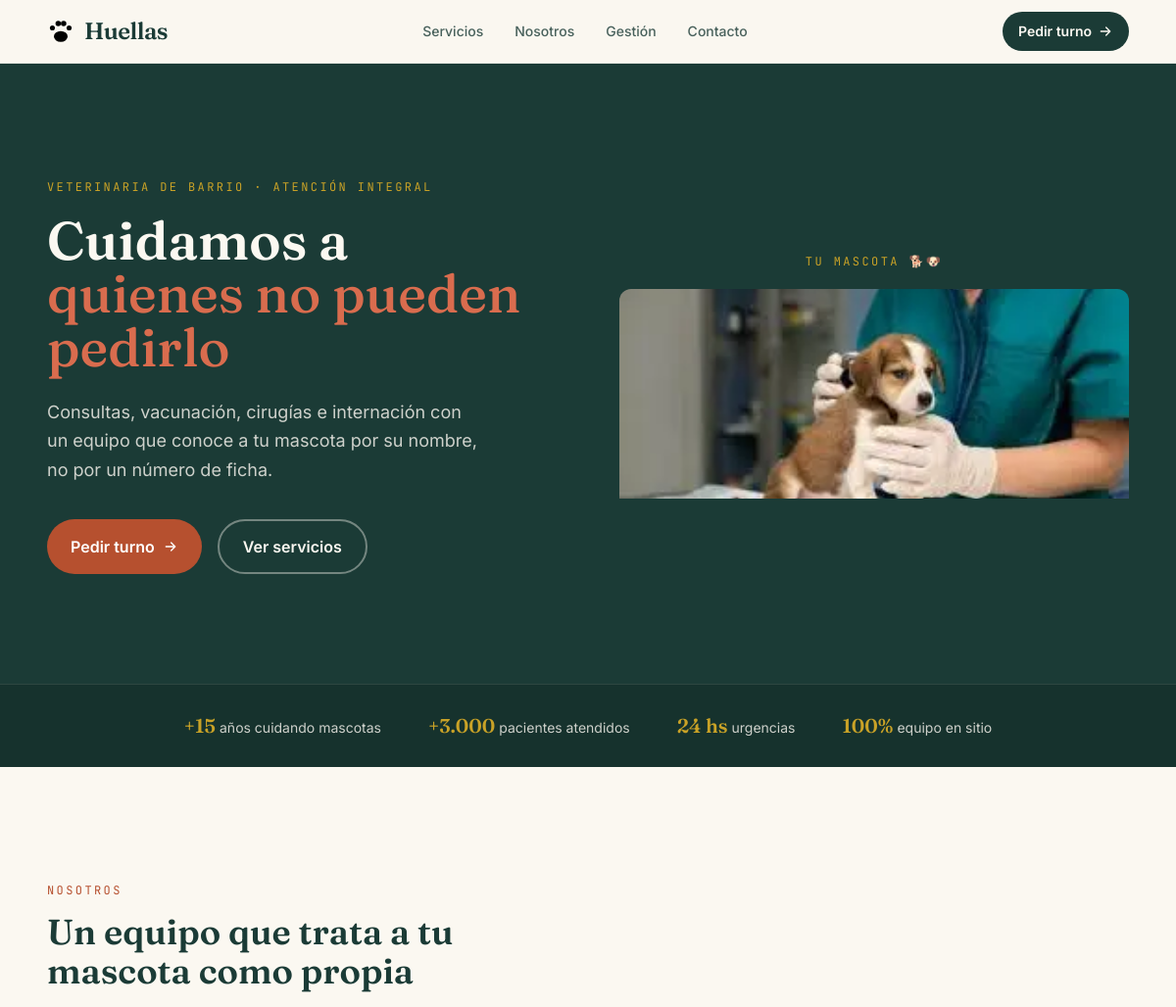
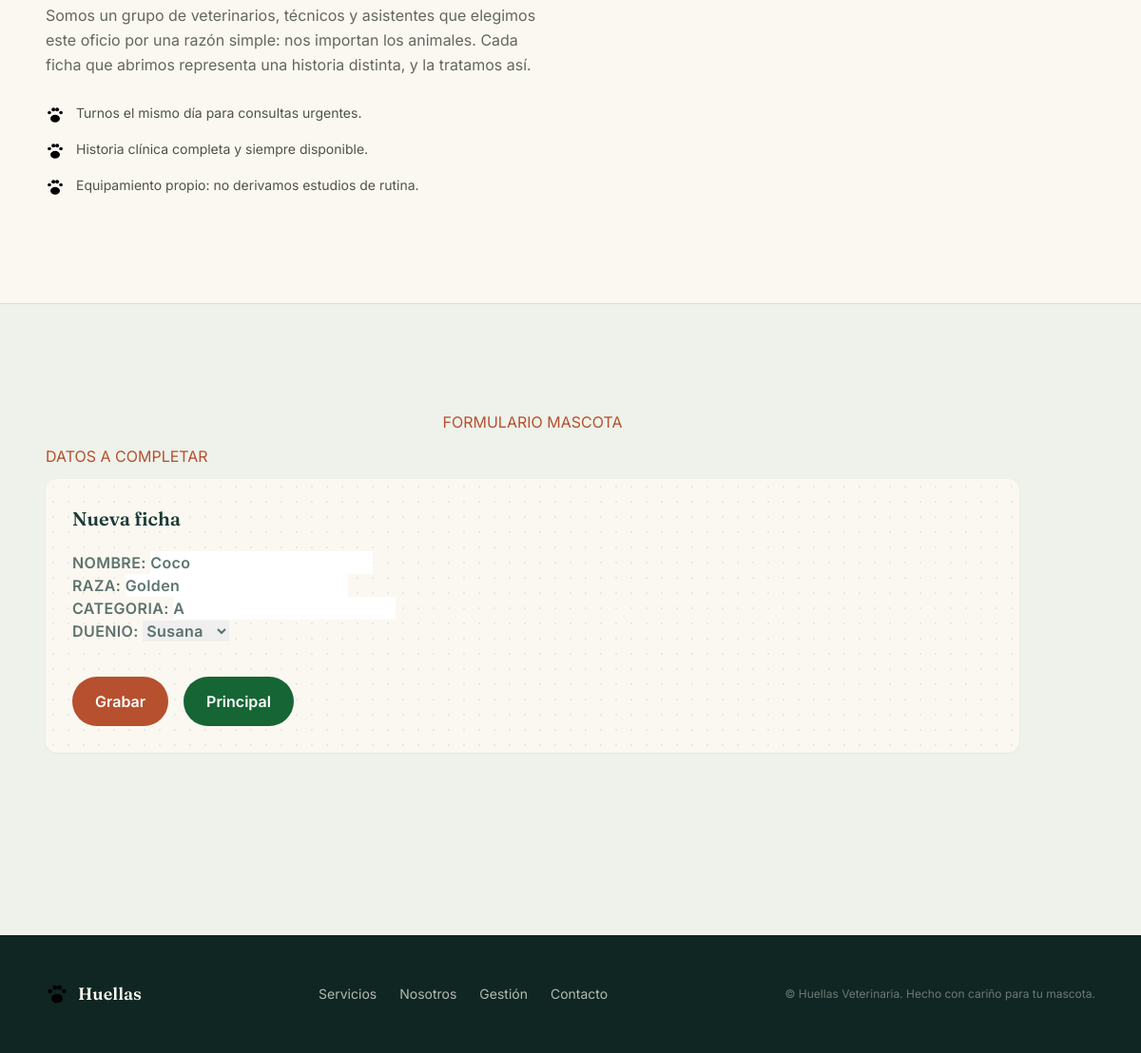
The page /modificar_animal/1 on the database its author committed (2 pictures, top to bottom).
### entidad/models.py (models this page shows)
class Animal(models.Model):
    nombre = models.CharField("Nombre", max_length=50)
    raza = models.CharField("Raza", max_length=50)
    categoria = models.CharField("Categoria", max_length=20)
    duenio = models.ForeignKey(Cliente, on_delete=models.PROTECT, null=True, blank=True)

class Cliente(models.Model):
    DNI = models.IntegerField("DNI", null=True, blank=True)
    nombre = models.CharField("Nombre", max_length=50)
    apellido = models.CharField("Apellido", max_length=20, blank=True)
    direccion = models.CharField("Direccion", max_length=50, blank=True)
    def __str__(self):
        return self.nombre

### entidad/views.py (the view)
# urls.py: path('modificar_animal/<int:pk>', views.modificar_animal, name='modificar_animal'),
def modificar_animal(request, pk, template_name='entidad/animal_form.html'):
    animal = Animal.objects.get(id=pk)
    form = AnimalForm(request.POST or None, instance=animal)
    if request.method == 'POST':
        if form.is_valid():
            form.save(commit=True)
            return redirect('animales')
    dato = {'form': form}
    return render(request, template_name, dato)

### entidad/forms.py
class AnimalForm(ModelForm):
    class Meta:
        model = Animal
        fields = '__all__'

### templates/entidad/animal_form.html (shortened to what this page needs)
{% extends "base.html" %}
{% block titulo_principal %} Formulario MASCOTA {% endblock %}
{% block titulo_secundario %} Datos a completar {% endblock %}
{% block principal %}
     <form method="post" class="ficha rounded-xl mb-20 shadow-sm p-7 lg:sticky lg:top-24" novalidate>
          <h3 id="form-title" class="font-display text-xl font-semibold text-pino">Nueva ficha</h3>
          <div class="mt-5 space-y-4">
               <div>
                    <label for="f-nombre" class="block text-s font-semibold text-pino/70 uppercase tracking-wide">
                         {{ form.as_p }}</label>
                    <div>
                         <div class="mt-9 flex flex-wrap gap-4">
                              <input type="submit" value="Grabar" class="inline-flex items-center gap-2 bg-terracotadk text-white font-semibold px-6 py-3.5 rounded-full hover:bg-terracota transition-colors">
                              <a href='http://127.0.0.1:8000/' class="inline-flex items-center gap-2 bg-green-800 text-white font-semibold px-6 py-3.5 rounded-full hover:bg-green-600 transition-colors">
                                   Principal
                              </a>
                         </div>
                    </div>
               </div>
          </div>
     </form>
{% endblock %}

### static/css/styles.css (style rules this page uses)
html { scroll-behavior: smooth; }
body { font-family: 'Inter', sans-serif; background-color: #EEF2EA; color: #22291F; }
.ficha { background-color: #FBF8F1; background-image: radial-gradient(circle, rgba(27, 59, 54, 0.08) 1px, transparent 1px); background-size: 16px 16px; }

### rows shown on the page
Animal: nombre "Coco", raza "Golden", categoria "A", duenio "Susana"
